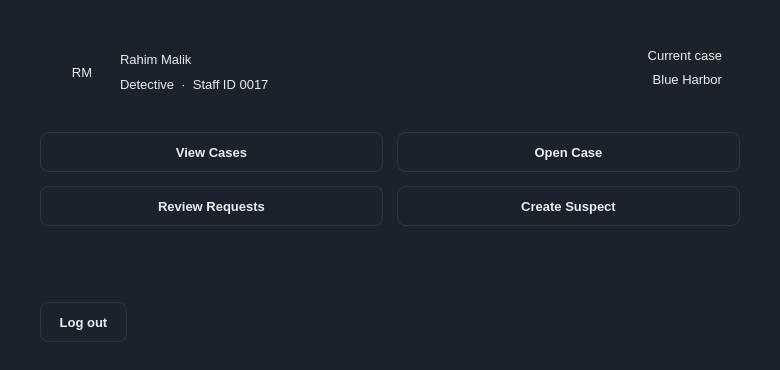
<?xml version="1.0" encoding="UTF-8"?>
<ui version="4.0">
 <class>MainWindow</class>
 <widget class="QMainWindow" name="MainWindow">
  <property name="geometry"><rect><x>0</x><y>0</y><width>780</width><height>370</height></rect></property>
  <property name="windowTitle"><string>MainWindow</string></property>
  <property name="styleSheet"><string notr="true">/* Asche Yiu Police Department - dark / gold theme
   Shared by every .ui file. Widgets pick a style through the dynamic
   property  variant  (Qt Designer: Property Editor &gt; Dynamic Properties). */

QMainWindow, QDialog, QWidget#centralwidget { background: #1c222a; }
QWidget { color: #eaecef; font-family: "Inter", "SF Pro Text", "Segoe UI", "Helvetica Neue", sans-serif; font-size: 13px; }
QLabel { background: transparent; }
QCheckBox { background: transparent; spacing: 8px; }

/* ---- typography ---- */
QLabel[variant="title"]     { font-size: 20px; font-weight: 700; color: #eaecef; }
QLabel[variant="subtitle"]  { font-size: 13px; color: #8b94a3; }
QLabel[variant="field"]     { color: #8b94a3; }
QLabel[variant="section"]   { color: #eaecef; font-size: 14px; font-weight: 600; }
QLabel[variant="cardTitle"] { font-size: 16px; font-weight: 700; color: #eaecef; }
QLabel[variant="value"]     { font-size: 14px; font-weight: 600; color: #eaecef; }
QLabel[variant="hint"]      { color: #8b94a3; font-size: 12px; }
QLabel[variant="stat"]      { color: #c3a459; font-size: 22px; font-weight: 700; }
QFrame[variant="accent"]    { background: #c3a459; border: none; border-radius: 1px; }

/* ---- badges / icons ---- */
QLabel[variant="badgeGold"]  { background: rgba(195,164,89,40);  color: #c3a459; border-radius: 10px; padding: 3px 10px; font-size: 11px; font-weight: 700; }
QLabel[variant="badgeGreen"] { background: rgba(111,159,125,40); color: #7fb08c; border-radius: 10px; padding: 3px 10px; font-size: 11px; font-weight: 700; }
QLabel[variant="badgeRed"]   { background: rgba(184,105,95,45);  color: #cf7d72; border-radius: 10px; padding: 3px 10px; font-size: 11px; font-weight: 700; }
QLabel[variant="badgeMuted"] { background: rgba(139,148,163,35); color: #aab2bf; border-radius: 10px; padding: 3px 10px; font-size: 11px; font-weight: 700; }
QLabel[variant="avatar"]     { background: #c3a459; color: #10151a; border-radius: 24px; font-size: 16px; font-weight: 700; }
QLabel[variant="iconGold"]   { background: rgba(195,164,89,40);  color: #c3a459; border-radius: 30px; font-size: 26px; font-weight: 700; }
QLabel[variant="iconRed"]    { background: rgba(184,105,95,45);  color: #cf7d72; border-radius: 30px; font-size: 26px; font-weight: 700; }

/* ---- containers ---- */
QFrame[variant="card"]      { background: #252c37; border: 1px solid #2d3640; border-radius: 12px; }
QFrame[variant="notice"]    { background: rgba(195,164,89,26);  border: 1px solid rgba(195,164,89,90);  border-radius: 8px; }
QFrame[variant="noticeRed"] { background: rgba(184,105,95,30);  border: 1px solid rgba(184,105,95,100); border-radius: 8px; }
QFrame[variant="dropzone"]  { background: #10151a; border: 1px dashed #3a4552; border-radius: 10px; }
QFrame[variant="card"] QLabel, QFrame[variant="notice"] QLabel, QFrame[variant="noticeRed"] QLabel, QFrame[variant="dropzone"] QLabel { border: none; }

/* ---- inputs ---- */
QLineEdit, QTextEdit, QPlainTextEdit, QDateTimeEdit, QSpinBox, QDoubleSpinBox, QComboBox {
    background: #10151a; border: 1px solid #2d3640; border-radius: 8px; padding: 8px 10px; min-height: 20px;
    selection-background-color: #c3a459; selection-color: #10151a; }
QLineEdit:focus, QTextEdit:focus, QPlainTextEdit:focus, QDateTimeEdit:focus, QSpinBox:focus, QDoubleSpinBox:focus, QComboBox:focus { border: 1px solid #c3a459; }
QLineEdit[readOnly="true"], QPlainTextEdit[readOnly="true"], QTextEdit[readOnly="true"] { background: #161c22; color: #eaecef; }
QComboBox QAbstractItemView { background: #10151a; border: 1px solid #2d3640; selection-background-color: #2b3440; selection-color: #eaecef; outline: 0; }

/* ---- buttons ---- */
QPushButton { background: #1c222a; border: 1px solid #2d3640; border-radius: 8px; padding: 9px 18px; min-height: 20px; font-weight: 600; color: #eaecef; }
QPushButton:hover { background: #232b35; border-color: #3a4552; }
QPushButton:pressed { background: #10151a; }
QPushButton:disabled { color: #5b6573; border-color: #252d36; }
QPushButton[variant="primary"] { background: #c3a459; border: 1px solid #c3a459; color: #10151a; font-weight: 700; }
QPushButton[variant="primary"]:hover { background: #cfb26a; border-color: #cfb26a; }
QPushButton[variant="primary"]:pressed { background: #b39549; }
QPushButton[variant="primary"]:disabled { background: #4a4332; border-color: #4a4332; color: #8a8168; }
QPushButton[variant="accept"] { background: #273235; border: 1px solid #34483f; color: #7fb08c; font-weight: 700; }
QPushButton[variant="accept"]:hover { background: #2c3a3d; }
QPushButton[variant="reject"] { background: #2f2b31; border: 1px solid #4a3638; color: #cf7d72; font-weight: 700; }
QPushButton[variant="reject"]:hover { background: #352e34; }
QPushButton[variant="tile"] { background: #252c37; border: 1px solid #2d3640; border-radius: 12px; padding: 16px 20px; text-align: left; font-size: 14px; font-weight: 500; }
QPushButton[variant="tile"]:hover { border-color: #c3a459; background: #29313d; }

/* ---- lists / tables ---- */
QListWidget, QTableWidget, QTreeWidget { background: #10151a; border: 1px solid #252d36; border-radius: 10px; outline: 0; gridline-color: transparent; alternate-background-color: #131920; }
QListWidget::item { padding: 10px 12px; border-bottom: 1px solid #1d242c; }
QListWidget::item:selected, QTableWidget::item:selected { background: #232b35; color: #eaecef; }
QListWidget::item:hover, QTableWidget::item:hover { background: #1a2129; }
QTableWidget::item { padding: 8px 12px; border-bottom: 1px solid #1d242c; }
QHeaderView { background: #252c37; border: none; border-top-left-radius: 10px; border-top-right-radius: 10px; }
QHeaderView::section { background: #252c37; color: #8b94a3; font-weight: 600; border: none; padding: 10px 12px; }
QTableCornerButton::section { background: #252c37; border: none; }
QTableView::indicator, QListView::indicator, QCheckBox::indicator { width: 16px; height: 16px; border: 1px solid #3a4552; border-radius: 4px; background: #10151a; }
QTableView::indicator:checked, QListView::indicator:checked, QCheckBox::indicator:checked { background: #c3a459; border-color: #c3a459; }

/* ---- tabs ---- */
QTabWidget::pane { border: none; top: 8px; }
QTabBar::tab { background: transparent; color: #8b94a3; padding: 8px 16px; margin-right: 4px; border: none; border-bottom: 2px solid #2d3640; font-weight: 600; }
QTabBar::tab:selected { color: #eaecef; border-bottom: 2px solid #c3a459; }
QTabBar::tab:hover:!selected { color: #c9ced6; }

/* ---- scrollbars ---- */
QScrollBar:vertical { background: transparent; width: 10px; margin: 2px; }
QScrollBar::handle:vertical { background: #2d3640; border-radius: 3px; min-height: 24px; }
QScrollBar:horizontal { background: transparent; height: 10px; margin: 2px; }
QScrollBar::handle:horizontal { background: #2d3640; border-radius: 3px; min-width: 24px; }
QScrollBar::add-line, QScrollBar::sub-line { width: 0; height: 0; }
QScrollBar::add-page, QScrollBar::sub-page { background: transparent; }

/* spin boxes: keep typing area clean, arrows via keyboard / wheel */
QSpinBox::up-button, QSpinBox::down-button, QDoubleSpinBox::up-button, QDoubleSpinBox::down-button { width: 0; border: none; }
</string></property>
  <widget class="QWidget" name="centralwidget"><layout class="QVBoxLayout" name="layout_44"><property name="leftMargin"><number>40</number></property><property name="topMargin"><number>32</number></property><property name="rightMargin"><number>40</number></property><property name="bottomMargin"><number>28</number></property><property name="spacing"><number>20</number></property><item><widget class="QFrame" name="frameStaff"><property name="variant" stdset="0"><string>card</string></property><property name="minimumSize"><size><width>0</width><height>0</height></size></property><layout class="QHBoxLayout" name="layout_39"><property name="leftMargin"><number>18</number></property><property name="topMargin"><number>16</number></property><property name="rightMargin"><number>18</number></property><property name="bottomMargin"><number>16</number></property><property name="spacing"><number>14</number></property><item><widget class="QLabel" name="lblAvatar"><property name="variant" stdset="0"><string>avatar</string></property><property name="text"><string>RM</string></property><property name="alignment"><set>Qt::AlignCenter</set></property><property name="minimumSize"><size><width>48</width><height>48</height></size></property><property name="maximumSize"><size><width>48</width><height>48</height></size></property></widget></item><item><layout class="QVBoxLayout" name="layout_36"><property name="leftMargin"><number>0</number></property><property name="topMargin"><number>0</number></property><property name="rightMargin"><number>0</number></property><property name="bottomMargin"><number>0</number></property><property name="spacing"><number>2</number></property><item><widget class="QLabel" name="lblStaffName"><property name="variant" stdset="0"><string>cardTitle</string></property><property name="text"><string>Rahim Malik</string></property></widget></item><item><widget class="QLabel" name="lblStaffRole"><property name="variant" stdset="0"><string>subtitle</string></property><property name="text"><string>Detective  ·  Staff ID 0017</string></property></widget></item></layout></item><item><spacer name="spacer_37"><property name="orientation"><enum>Qt::Horizontal</enum></property><property name="sizeHint" stdset="0"><size><width>20</width><height>20</height></size></property></spacer></item><item><layout class="QVBoxLayout" name="layout_38"><property name="leftMargin"><number>0</number></property><property name="topMargin"><number>0</number></property><property name="rightMargin"><number>0</number></property><property name="bottomMargin"><number>0</number></property><property name="spacing"><number>0</number></property><item><widget class="QLabel" name="lblStatLabel"><property name="variant" stdset="0"><string>field</string></property><property name="text"><string>Current case</string></property><property name="alignment"><set>Qt::AlignRight</set></property></widget></item><item><widget class="QLabel" name="lblStatValue"><property name="variant" stdset="0"><string>stat</string></property><property name="text"><string>Blue Harbor</string></property><property name="alignment"><set>Qt::AlignRight</set></property></widget></item></layout></item></layout></widget></item><item><layout class="QGridLayout" name="grid_40"><property name="leftMargin"><number>0</number></property><property name="topMargin"><number>0</number></property><property name="rightMargin"><number>0</number></property><property name="bottomMargin"><number>0</number></property><property name="spacing"><number>14</number></property><item row="0" column="0" rowspan="1" colspan="1"><widget class="QPushButton" name="btnViewCases"><property name="variant" stdset="0"><string>tile</string></property><property name="text"><string>View Cases</string></property></widget></item><item row="0" column="1" rowspan="1" colspan="1"><widget class="QPushButton" name="btnOpenCase"><property name="variant" stdset="0"><string>tile</string></property><property name="text"><string>Open Case</string></property></widget></item><item row="1" column="0" rowspan="1" colspan="1"><widget class="QPushButton" name="btnReviewRequests"><property name="variant" stdset="0"><string>tile</string></property><property name="text"><string>Review Requests</string></property></widget></item><item row="1" column="1" rowspan="1" colspan="1"><widget class="QPushButton" name="btnCreateSuspect"><property name="variant" stdset="0"><string>tile</string></property><property name="text"><string>Create Suspect</string></property></widget></item></layout></item><item><spacer name="spacer_41"><property name="orientation"><enum>Qt::Vertical</enum></property><property name="sizeHint" stdset="0"><size><width>10</width><height>10</height></size></property></spacer></item><item><layout class="QHBoxLayout" name="layout_43"><property name="leftMargin"><number>0</number></property><property name="topMargin"><number>0</number></property><property name="rightMargin"><number>0</number></property><property name="bottomMargin"><number>0</number></property><item><widget class="QPushButton" name="btnLogout"><property name="text"><string>Log out</string></property></widget></item><item><spacer name="spacer_42"><property name="orientation"><enum>Qt::Horizontal</enum></property><property name="sizeHint" stdset="0"><size><width>20</width><height>20</height></size></property></spacer></item></layout></item></layout></widget>
 </widget>
 <resources/>
 <connections/>
</ui>
